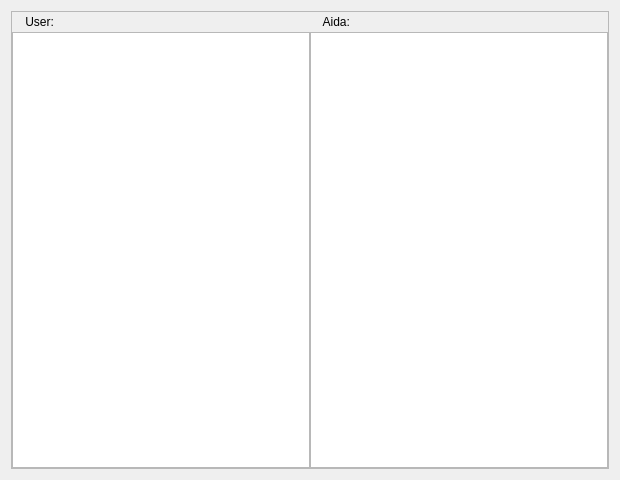
<?xml version="1.0" encoding="UTF-8"?>
<ui version="4.0">
 <class>ShowMemory</class>
 <widget class="QDialog" name="ShowMemory">
  <property name="geometry">
   <rect>
    <x>0</x>
    <y>0</y>
    <width>620</width>
    <height>480</height>
   </rect>
  </property>
  <property name="windowTitle">
   <string>Dialog</string>
  </property>
  <layout class="QGridLayout" name="gridLayout">
   <item row="0" column="0" colspan="2">
    <widget class="QScrollArea" name="scrollArea">
     <property name="widgetResizable">
      <bool>true</bool>
     </property>
     <widget class="QWidget" name="scrollAreaWidgetContents">
      <property name="geometry">
       <rect>
        <x>0</x>
        <y>0</y>
        <width>600</width>
        <height>460</height>
       </rect>
      </property>
      <layout class="QVBoxLayout" name="verticalLayout_2">
       <property name="spacing">
        <number>0</number>
       </property>
       <property name="leftMargin">
        <number>0</number>
       </property>
       <property name="topMargin">
        <number>0</number>
       </property>
       <property name="rightMargin">
        <number>0</number>
       </property>
       <property name="bottomMargin">
        <number>0</number>
       </property>
       <item>
        <layout class="QVBoxLayout" name="verticalLayout">
         <item>
          <layout class="QHBoxLayout" name="horizontalLayout">
           <item>
            <widget class="QLabel" name="label_User">
             <property name="text">
              <string>    User:</string>
             </property>
            </widget>
           </item>
           <item>
            <widget class="QLabel" name="label_Aida">
             <property name="minimumSize">
              <size>
               <width>20</width>
               <height>20</height>
              </size>
             </property>
             <property name="text">
              <string>    Aida:</string>
             </property>
            </widget>
           </item>
          </layout>
         </item>
         <item>
          <layout class="QHBoxLayout" name="horizontalLayout_2">
           <item>
            <widget class="QTextEdit" name="User_message"/>
           </item>
           <item>
            <widget class="QTextEdit" name="Aida_message"/>
           </item>
          </layout>
         </item>
        </layout>
       </item>
      </layout>
     </widget>
    </widget>
   </item>
  </layout>
 </widget>
 <resources/>
 <connections/>
</ui>
